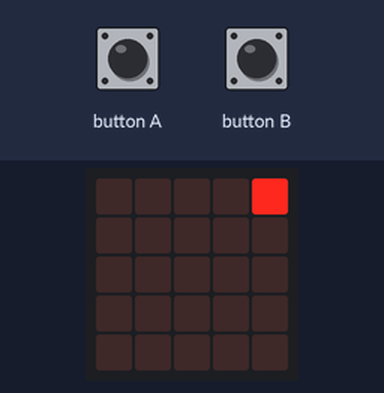
Simulated run of this program. Board: BBC micro:bit (MakeCode). Parts: the board's 5×5 LED display. The test bench sets the inputs (shaded band).

Above: at 1.6 s.
1.7 s: button B pressed for 0.15 s
At 2.8 s:
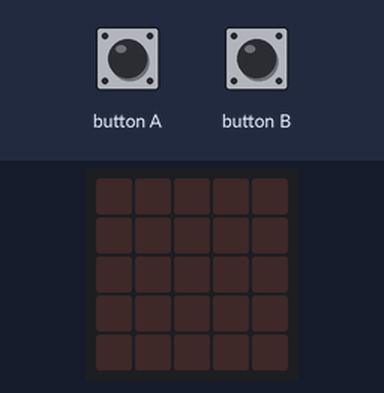
4.8 s: button A pressed for 0.15 s
At 14.0 s:
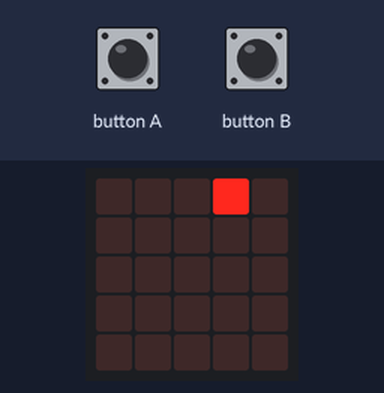
Timing chart, 0 to 15.5 s (numbered marks = the images above; inputs shaded):
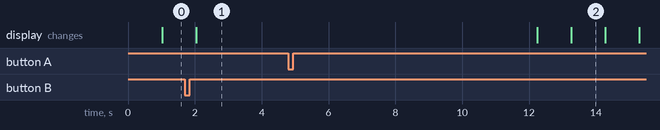

Measured:
- after the input at 1.7 s, the display: changes after 0.34 s (image 1)
- what the display in image 2 shows lasts 1.0 s, from 13.3 s to 14.3 s

The program:

main.ts
```typescript
input.onButtonPressed(Button.A, function () {
    led.unplot(x, 0)
    direction = Math.max(0, x - 1)
    led.plot(x, 0)
})
input.onButtonPressed(Button.B, function () {
    led.unplot(x, 0)
    direction = Math.min(4, x + 1)
    led.plot(x, 0)
})
let x = 0
let direction = 0
direction = 1
x = 2
led.plot(x, 0)
basic.forever(function () {
    led.unplot(x, 0)
    x += direction
    led.plot(x, 0)
    if (x >= 4) {
        direction = -1
    } else if (x <= 0) {
        direction = 1
    }
    basic.pause(1000)
})
```

test.ts
```typescript
// les tests vont ici ; cela ne sera pas compilé si ce paquet est utilisé en tant qu'extension.
```
